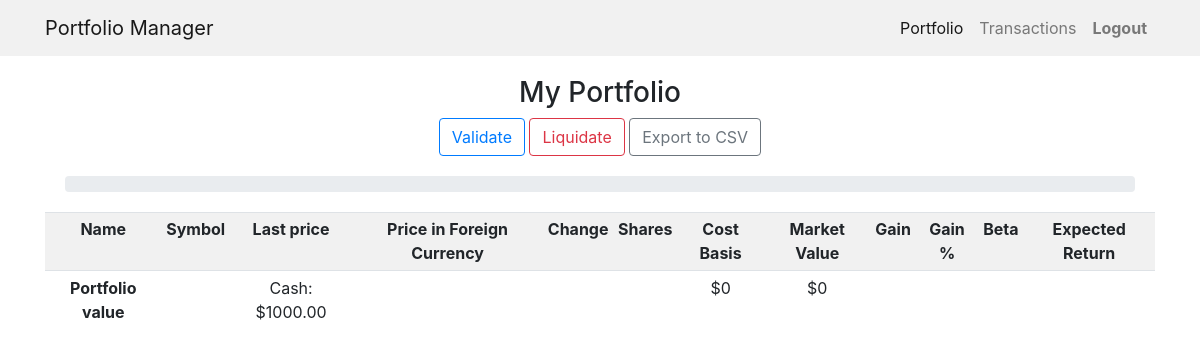
Before: /portfolio.php (signed in) with the older database file.
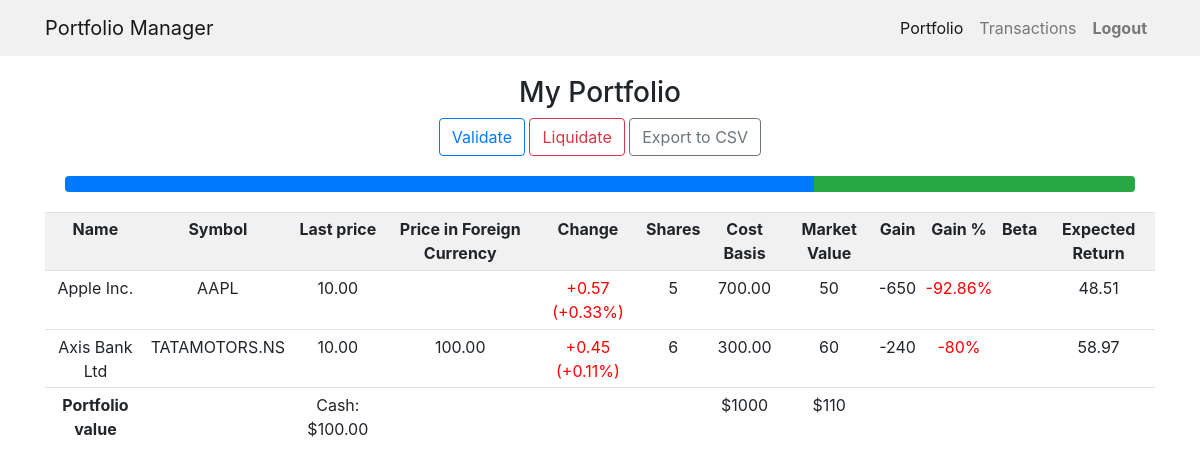
After: the same page with the newer database file.
### tables this page shows
CREATE TABLE users(name VARCHAR(20), username VARCHAR(20) PRIMARY KEY, password VARCHAR(20), cash DECIMAL(10, 2), dow30_value DECIMAL(10, 2), overseas_value DECIMAL(10, 2));

CREATE TABLE user_stocks(id INT NOT NULL AUTO_INCREMENT PRIMARY KEY, username VARCHAR(20), symbol VARCHAR(20), shares NUMERIC(20), cost_basis DECIMAL(10, 2), FOREIGN KEY(username) REFERENCES users(username), FOREIGN KEY(symbol) REFERENCES stocks(symbol));

CREATE TABLE stocks(stock_name VARCHAR(20), symbol VARCHAR(20) PRIMARY KEY, sept_price DECIMAL(10, 2), sept_price_overseas DECIMAL(10, 2), price DECIMAL(10, 2), price_overseas DECIMAL(10, 2), category VARCHAR(20), price_change VARCHAR(20));

### scripts/validation.php (called while the page is built, shortened)
<?php
$query = "SELECT * FROM users WHERE username = '$username'";
$result = mysqli_query($conn, $query);
$row = mysqli_fetch_assoc($result);
$dow30_value = $row['dow30_value'];
$overseas_value = $row['overseas_value'];
$noncash_value = $dow30_value + $overseas_value;
if ($noncash_value != 0) {
  $dow30_percent = round($dow30_value / $noncash_value * 100, 1);
  $overseas_percent = round($overseas_value / $noncash_value * 100, 1);
}
?>

### portfolio.php (the view, shortened to what this page needs)
<?php
require_once 'scripts/database.php';
$username = $_SESSION['username'];
require_once 'scripts/validation.php';
$query = "SELECT * FROM user_stocks, stocks WHERE username = '$username' AND user_stocks.symbol = stocks.symbol GROUP BY user_stocks.symbol";
$result = mysqli_query($conn, $query);
$query_cb = "SELECT sum(cost_basis) FROM user_stocks WHERE username = '$username' GROUP BY symbol";
$result_cb = mysqli_query($conn, $query_cb);
$query_sh = "SELECT sum(shares) FROM user_stocks WHERE username = '$username' GROUP BY symbol";
$result_sh = mysqli_query($conn, $query_sh);
$query_cash = "SELECT cash FROM users WHERE username = '$username'";
$result_cash = mysqli_query($conn, $query_cash);
$p_cost_basis = 0;
$p_mkt_value = 0;
?>
<!DOCTYPE html>
<html>
  <head>
    <link rel="stylesheet" href="https://maxcdn.bootstrapcdn.com/bootstrap/4.0.0-beta.2/css/bootstrap.min.css">
    <link rel="stylesheet" href="css/style.css">
  </head>
  <body>
    <nav class="navbar navbar-expand-md navbar-light">
      <div class="container">
        <a class="navbar-brand" href="home.php">Portfolio Manager</a>
        <div class="collapse navbar-collapse" id="navbarNavAltMarkup">
          <div class="navbar-nav ml-auto">
            <a class="nav-item nav-link active" href="portfolio.php">Portfolio</a>
            <a class="nav-item nav-link" href="transactions.php">Transactions</a>
            <a class="nav-item nav-link font-weight-bold" href="scripts/logout.php">Logout</a>
          </div>
        </div>
      </div>
    </nav>
    <div class="container text-center">
      <h3>My Portfolio</h3>
      <div class="buttons">
				<a href="scripts/validate.php">
					<button type="button" class="btn btn-outline-primary">Validate</button>
				</a>
				<a href="liquidate.php">
					<button type="button" class="btn btn-outline-danger">Liquidate</button>
				</a>
        <a href="scripts/csv.php">
					<button type="button" class="btn btn-outline-secondary">Export to CSV</button>
				</a>
      </div>
      <div class="progress">
        <div class="progress-bar" role="progressbar" style="width: <?php echo $dow30_percent; ?>%" aria-valuenow="15" aria-valuemin="0" aria-valuemax="100"></div>
        <div class="progress-bar bg-success" role="progressbar" style="width: <?php echo $overseas_percent; ?>%" aria-valuenow="30" aria-valuemin="0" aria-valuemax="100"></div>
      </div>
      <table class="table table-sm table-hover">
        <tr>
          <th>Name</th>
          <th>Symbol</th>
          <th>Last price</th>
          <th>Price in Foreign Currency</th>
          <th>Change</th>
          <th>Shares</th>
          <th>Cost Basis</th>
          <th>Market Value</th>
          <th>Gain</th>
          <th>Gain %</th>
          <th>Beta</th>
          <th>Expected Return</th>
        </tr>
        <?php while ($record = mysqli_fetch_assoc($result)) { ?>
        <tr>
          <td>
            <?php
            $stockname = $record['stock_name'];
            echo $stockname;
            ?>
          </td>
          <td>
            <?php
            $symbol = $record['symbol'];
            echo $symbol;
            ?>
          </td>
          <td>
            <?php
            $price = $record['price'];
            echo $price;
            ?>
          </td>
          <td>
            <?php
						$category = $record['category'];
						if ($category != 'Dow 30') {
							$price_overseas = $record['price_overseas'];
	            echo $price_overseas;
						}
            ?>
          </td>
					<?php $price_change = $record['price_change']; ?>
          <td style="<?php if ($price_change < 0) {echo 'color: red;';} else {echo 'color: green;';}?>">
            <?php
						echo $price_change;
            ?>
          </td>
          <td>
            <?php
            $sh = mysqli_fetch_assoc($result_sh);
            $shares = $sh['sum(shares)'];
            echo $shares;
            ?>
          </td>
          <td>
            <?php
            $cb = mysqli_fetch_assoc($result_cb);
            $cost_basis = $cb['sum(cost_basis)'];
            echo $cost_basis;
            $p_cost_basis += $cost_basis;
            ?>
          </td>
          <td>
            <?php
            $market_value = $shares * $price;
            echo round($market_value, 2);
            $p_mkt_value += $market_value;
            ?>
          </td>
          <td>
            <?php
            $gain = $market_value - $cost_basis;
            echo round($gain, 2);
            ?>
          </td>
					<?php $gain_percent = round($gain / $cost_basis * 100, 2); ?>
          <td style="<?php if ($gain_percent < 0) {echo 'color: red;';} else {echo 'color: green;';}?>">
            <?php
            echo $gain_percent . "%";
            ?>
          </td>
          <td>
          </td>
					<td>
						<?php
		        $query_exp = "SELECT sept_price FROM stocks WHERE symbol = '$symbol'";
		        $result_exp = mysqli_query($conn, $query_exp);
		        $expr = mysqli_fetch_assoc($result_exp);
		        $sept_price = $expr['sept_price'];
		        $fraction=$price/$sept_price;
		        $rate=pow(($fraction), 48/365)-1;
		        $futureValue=$price*(pow((1+$rate),30/365));
		        $return=$shares*$futureValue;
		        echo round($return, 2);
						?>
					</td>
        </tr>
        <?php } ?>
				<tr>
					<td><strong>Portfolio value</strong></td>
					<td></td>
					<td>Cash:
						<?php
		        $c = mysqli_fetch_assoc($result_cash);
		        $cash = $c['cash'];
		        echo "$" . $cash;
        		?>
					</td>
					<td></td>
					<td></td>
					<td></td>
					<td><?php echo "$" . $p_cost_basis; ?></td>
					<td><?php echo "$" . round($p_mkt_value, 2); ?></td>
					<td></td>
					<td></td>
					<td></td>
					<td></td>
				</tr>
      </table>
    </div>
  </body>
</html>

### css/style.css (style rules this page uses)
* { box-sizing: border-box; }
nav { margin-bottom: 20px; background-color: #f1f1f1; }
button { cursor: pointer; }
th { background-color: #f1f1f1; }
.progress { margin: 20px; }

Changed rows visible on the page:
added user_stocks: symbol.stock_name "Apple Inc.", symbol.symbol "AAPL", symbol.price "10.00", symbol.price_change "+0.57 (+0.33%)", shares "5", cost_basis "700.00", market_value "50", gain "-650", gain_percent "-92.86", return "48.51"
added user_stocks: symbol.stock_name "Axis Bank Ltd", symbol.symbol "TATAMOTORS.NS", symbol.price "10.00", symbol.price_overseas "100.00", symbol.price_change "+0.45 (+0.11%)", shares "6", cost_basis "300.00", market_value "60", gain "-240", gain_percent "-80", return "58.97"
changed users: dow30_value 0 → 700 (drawn); overseas_value 0 → 300 (drawn); cash "1000.00" → "100.00"
Other visible differences:
$p_cost_basis: "0" → "1000"
$p_mkt_value: "0" → "110"
